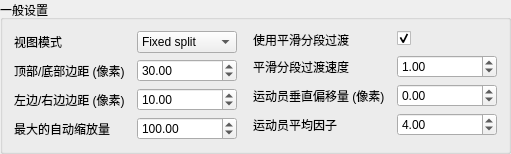
         <widget class="QGroupBox" name="groupBox_14">
          <property name="title">
           <string>一般设置</string>
          </property>
          <layout class="QHBoxLayout" name="horizontalLayout_19">
           <item>
            <layout class="QFormLayout" name="formLayout_15">
             <property name="fieldGrowthPolicy">
              <enum>QFormLayout::AllNonFixedFieldsGrow</enum>
             </property>
             <property name="labelAlignment">
              <set>Qt::AlignLeading|Qt::AlignLeft|Qt::AlignVCenter</set>
             </property>
             <property name="formAlignment">
              <set>Qt::AlignLeading|Qt::AlignLeft|Qt::AlignTop</set>
             </property>
             <property name="horizontalSpacing">
              <number>12</number>
             </property>
             <item row="0" column="0">
              <widget class="QLabel" name="label_68">
               <property name="sizePolicy">
                <sizepolicy hsizetype="Preferred" vsizetype="Preferred">
                 <horstretch>0</horstretch>
                 <verstretch>0</verstretch>
                </sizepolicy>
               </property>
               <property name="minimumSize">
                <size>
                 <width>0</width>
                 <height>0</height>
                </size>
               </property>
               <property name="maximumSize">
                <size>
                 <width>16777215</width>
                 <height>16777215</height>
                </size>
               </property>
               <property name="text">
                <string>视图模式</string>
               </property>
              </widget>
             </item>
             <item row="0" column="1">
              <widget class="QComboBox" name="comboBoxRouteManagerViewMode">
               <property name="sizePolicy">
                <sizepolicy hsizetype="Preferred" vsizetype="Fixed">
                 <horstretch>0</horstretch>
                 <verstretch>0</verstretch>
                </sizepolicy>
               </property>
               <property name="minimumSize">
                <size>
                 <width>0</width>
                 <height>0</height>
                </size>
               </property>
               <property name="maximumSize">
                <size>
                 <width>100</width>
                 <height>16777215</height>
                </size>
               </property>
               <property name="toolTip">
                <string>选择将在何种模式下查看路线</string>
               </property>
               <property name="currentIndex">
                <number>0</number>
               </property>
               <item>
                <property name="text">
                 <string>Fixed split</string>
                </property>
               </item>
               <item>
                <property name="text">
                 <string>Runner centered</string>
                </property>
               </item>
               <item>
                <property name="text">
                 <string>Runner centered split oriented</string>
                </property>
               </item>
              </widget>
             </item>
             <item row="1" column="0">
              <widget class="QLabel" name="label_43">
               <property name="sizePolicy">
                <sizepolicy hsizetype="Preferred" vsizetype="Preferred">
                 <horstretch>0</horstretch>
                 <verstretch>0</verstretch>
                </sizepolicy>
               </property>
               <property name="minimumSize">
                <size>
                 <width>0</width>
                 <height>0</height>
                </size>
               </property>
               <property name="maximumSize">
                <size>
                 <width>16777215</width>
                 <height>16777215</height>
                </size>
               </property>
               <property name="text">
                <string>顶部/底部边距 (像素)</string>
               </property>
              </widget>
             </item>
             <item row="1" column="1">
              <widget class="QDoubleSpinBox" name="doubleSpinBoxRouteManagerTopBottomMargin">
               <property name="sizePolicy">
                <sizepolicy hsizetype="Preferred" vsizetype="Fixed">
                 <horstretch>0</horstretch>
                 <verstretch>0</verstretch>
                </sizepolicy>
               </property>
               <property name="minimumSize">
                <size>
                 <width>100</width>
                 <height>0</height>
                </size>
               </property>
               <property name="maximumSize">
                <size>
                 <width>100</width>
                 <height>16777215</height>
                </size>
               </property>
               <property name="toolTip">
                <string>在地图的顶部和底部留多少像素边距(从控制点位置算起)</string>
               </property>
               <property name="minimum">
                <double>0.000000000000000</double>
               </property>
               <property name="maximum">
                <double>99999.000000000000000</double>
               </property>
               <property name="singleStep">
                <double>1.000000000000000</double>
               </property>
               <property name="value">
                <double>30.000000000000000</double>
               </property>
              </widget>
             </item>
             <item row="2" column="0">
              <widget class="QLabel" name="label_44">
               <property name="sizePolicy">
                <sizepolicy hsizetype="Preferred" vsizetype="Preferred">
                 <horstretch>0</horstretch>
                 <verstretch>0</verstretch>
                </sizepolicy>
               </property>
               <property name="minimumSize">
                <size>
                 <width>0</width>
                 <height>0</height>
                </size>
               </property>
               <property name="maximumSize">
                <size>
                 <width>16777215</width>
                 <height>16777215</height>
                </size>
               </property>
               <property name="text">
                <string>左边/右边边距 (像素)</string>
               </property>
              </widget>
             </item>
             <item row="2" column="1">
              <widget class="QDoubleSpinBox" name="doubleSpinBoxRouteManagerLeftRightMargin">
               <property name="sizePolicy">
                <sizepolicy hsizetype="Preferred" vsizetype="Fixed">
                 <horstretch>0</horstretch>
                 <verstretch>0</verstretch>
                </sizepolicy>
               </property>
               <property name="minimumSize">
                <size>
                 <width>100</width>
                 <height>0</height>
                </size>
               </property>
               <property name="maximumSize">
                <size>
                 <width>100</width>
                 <height>16777215</height>
                </size>
               </property>
               <property name="toolTip">
                <string>在地图的左右两边留出多少像素的边距(从路线边缘算起)</string>
               </property>
               <property name="minimum">
                <double>0.000000000000000</double>
               </property>
               <property name="maximum">
                <double>99999.000000000000000</double>
               </property>
               <property name="singleStep">
                <double>1.000000000000000</double>
               </property>
               <property name="value">
                <double>10.000000000000000</double>
               </property>
              </widget>
             </item>
             <item row="3" column="0">
              <widget class="QLabel" name="label_58">
               <property name="sizePolicy">
                <sizepolicy hsizetype="Preferred" vsizetype="Preferred">
                 <horstretch>0</horstretch>
                 <verstretch>0</verstretch>
                </sizepolicy>
               </property>
               <property name="minimumSize">
                <size>
                 <width>0</width>
                 <height>0</height>
                </size>
               </property>
               <property name="maximumSize">
                <size>
                 <width>16777215</width>
                 <height>16777215</height>
                </size>
               </property>
               <property name="text">
                <string>最大的自动缩放量</string>
               </property>
              </widget>
             </item>
             <item row="3" column="1">
              <widget class="QDoubleSpinBox" name="doubleSpinBoxRouteManagerMaximumAutomaticZoom">
               <property name="sizePolicy">
                <sizepolicy hsizetype="Preferred" vsizetype="Fixed">
                 <horstretch>0</horstretch>
                 <verstretch>0</verstretch>
                </sizepolicy>
               </property>
               <property name="minimumSize">
                <size>
                 <width>100</width>
                 <height>0</height>
                </size>
               </property>
               <property name="maximumSize">
                <size>
                 <width>100</width>
                 <height>16777215</height>
                </size>
               </property>
               <property name="toolTip">
                <string>限制最大自动缩放量(将限制缩放)</string>
               </property>
               <property name="minimum">
                <double>0.000000000000000</double>
               </property>
               <property name="maximum">
                <double>9999.000000000000000</double>
               </property>
               <property name="singleStep">
                <double>1.000000000000000</double>
               </property>
               <property name="value">
                <double>100.000000000000000</double>
               </property>
              </widget>
             </item>
            </layout>
           </item>
           <item>
            <layout class="QFormLayout" name="formLayout_14">
             <property name="fieldGrowthPolicy">
              <enum>QFormLayout::AllNonFixedFieldsGrow</enum>
             </property>
             <property name="labelAlignment">
              <set>Qt::AlignLeading|Qt::AlignLeft|Qt::AlignVCenter</set>
             </property>
             <property name="formAlignment">
              <set>Qt::AlignLeading|Qt::AlignLeft|Qt::AlignTop</set>
             </property>
             <property name="horizontalSpacing">
              <number>12</number>
             </property>
             <property name="leftMargin">
              <number>10</number>
             </property>
             <item row="0" column="0">
              <widget class="QLabel" name="label_55">
               <property name="sizePolicy">
                <sizepolicy hsizetype="Preferred" vsizetype="Preferred">
                 <horstretch>0</horstretch>
                 <verstretch>0</verstretch>
                </sizepolicy>
               </property>
               <property name="minimumSize">
                <size>
                 <width>0</width>
                 <height>0</height>
                </size>
               </property>
               <property name="maximumSize">
                <size>
                 <width>16777215</width>
                 <height>16777215</height>
                </size>
               </property>
               <property name="text">
                <string>使用平滑分段过渡</string>
               </property>
              </widget>
             </item>
             <item row="0" column="1">
              <widget class="QCheckBox" name="checkBoxRouteManagerUseSmoothSplitTransition">
               <property name="minimumSize">
                <size>
                 <width>100</width>
                 <height>0</height>
                </size>
               </property>
               <property name="maximumSize">
                <size>
                 <width>100</width>
                 <height>16777215</height>
                </size>
               </property>
               <property name="toolTip">
                <string>在fixed split模式下平滑地转换还是立即转换</string>
               </property>
               <property name="text">
                <string/>
               </property>
               <property name="checked">
                <bool>true</bool>
               </property>
              </widget>
             </item>
             <item row="1" column="0">
              <widget class="QLabel" name="label_56">
               <property name="sizePolicy">
                <sizepolicy hsizetype="Preferred" vsizetype="Preferred">
                 <horstretch>0</horstretch>
                 <verstretch>0</verstretch>
                </sizepolicy>
               </property>
               <property name="minimumSize">
                <size>
                 <width>0</width>
                 <height>0</height>
                </size>
               </property>
               <property name="maximumSize">
                <size>
                 <width>16777215</width>
                 <height>16777215</height>
                </size>
               </property>
               <property name="text">
                <string>平滑分段过渡速度</string>
               </property>
              </widget>
             </item>
             <item row="1" column="1">
              <widget class="QDoubleSpinBox" name="doubleSpinBoxRouteManagerSmoothSplitTransitionSpeed">
               <property name="sizePolicy">
                <sizepolicy hsizetype="Preferred" vsizetype="Fixed">
                 <horstretch>0</horstretch>
                 <verstretch>0</verstretch>
                </sizepolicy>
               </property>
               <property name="minimumSize">
                <size>
                 <width>100</width>
                 <height>0</height>
                </size>
               </property>
               <property name="maximumSize">
                <size>
                 <width>100</width>
                 <height>16777215</height>
                </size>
               </property>
               <property name="toolTip">
                <string>将用于平滑过渡的速度</string>
               </property>
               <property name="decimals">
                <number>2</number>
               </property>
               <property name="minimum">
                <double>0.000000000000000</double>
               </property>
               <property name="maximum">
                <double>99999.000000000000000</double>
               </property>
               <property name="singleStep">
                <double>1.000000000000000</double>
               </property>
               <property name="value">
                <double>1.000000000000000</double>
               </property>
              </widget>
             </item>
             <item row="2" column="0">
              <widget class="QLabel" name="label_69">
               <property name="sizePolicy">
                <sizepolicy hsizetype="Preferred" vsizetype="Preferred">
                 <horstretch>0</horstretch>
                 <verstretch>0</verstretch>
                </sizepolicy>
               </property>
               <property name="minimumSize">
                <size>
                 <width>0</width>
                 <height>0</height>
                </size>
               </property>
               <property name="maximumSize">
                <size>
                 <width>16777215</width>
                 <height>16777215</height>
                </size>
               </property>
               <property name="text">
                <string>运动员垂直偏移量 (像素)</string>
               </property>
              </widget>
             </item>
             <item row="2" column="1">
              <widget class="QDoubleSpinBox" name="doubleSpinBoxRouteManagerRunnerVerticalOffset">
               <property name="sizePolicy">
                <sizepolicy hsizetype="Preferred" vsizetype="Fixed">
                 <horstretch>0</horstretch>
                 <verstretch>0</verstretch>
                </sizepolicy>
               </property>
               <property name="minimumSize">
                <size>
                 <width>100</width>
                 <height>0</height>
                </size>
               </property>
               <property name="maximumSize">
                <size>
                 <width>100</width>
                 <height>16777215</height>
                </size>
               </property>
               <property name="toolTip">
                <string>在Runner centered模式中，运动员偏离中心多少像素</string>
               </property>
               <property name="minimum">
                <double>-99999.000000000000000</double>
               </property>
               <property name="maximum">
                <double>99999.000000000000000</double>
               </property>
               <property name="singleStep">
                <double>1.000000000000000</double>
               </property>
               <property name="value">
                <double>0.000000000000000</double>
               </property>
              </widget>
             </item>
             <item row="3" column="0">
              <widget class="QLabel" name="label_70">
               <property name="sizePolicy">
                <sizepolicy hsizetype="Preferred" vsizetype="Preferred">
                 <horstretch>0</horstretch>
                 <verstretch>0</verstretch>
                </sizepolicy>
               </property>
               <property name="minimumSize">
                <size>
                 <width>0</width>
                 <height>0</height>
                </size>
               </property>
               <property name="maximumSize">
                <size>
                 <width>16777215</width>
                 <height>16777215</height>
                </size>
               </property>
               <property name="text">
                <string>运动员平均因子</string>
               </property>
              </widget>
             </item>
             <item row="3" column="1">
              <widget class="QDoubleSpinBox" name="doubleSpinBoxRouteManagerRunnerAveragingFactor">
               <property name="sizePolicy">
                <sizepolicy hsizetype="Preferred" vsizetype="Fixed">
                 <horstretch>0</horstretch>
                 <verstretch>0</verstretch>
                </sizepolicy>
               </property>
               <property name="minimumSize">
                <size>
                 <width>100</width>
                 <height>0</height>
                </size>
               </property>
               <property name="maximumSize">
                <size>
                 <width>100</width>
                 <height>16777215</height>
                </size>
               </property>
               <property name="toolTip">
                <string>在Runner centered split oriented模式下，多快能收敛到新的跑步者位置</string>
               </property>
               <property name="minimum">
                <double>0.000000000000000</double>
               </property>
               <property name="maximum">
                <double>99999.000000000000000</double>
               </property>
               <property name="singleStep">
                <double>1.000000000000000</double>
               </property>
               <property name="value">
                <double>4.000000000000000</double>
               </property>
              </widget>
             </item>
            </layout>
           </item>
          </layout>
         </widget>
